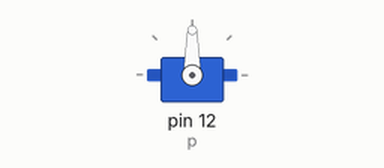
This program was run on a simulated Raspberry Pi (header pin numbers). On the bench: servo. Servo angles are drawn from the pulse width (0.5 ms = 0°, 2.5 ms = 180°). At 3.0 s the program stops and its outputs stay as they are.

Above: at 0.1 s.
At 1.1 s:
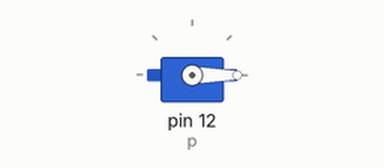
At 2.1 s:
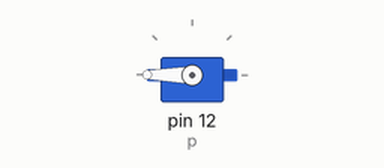
Timing chart, 0 to 3.6 s (numbered marks = the images above):
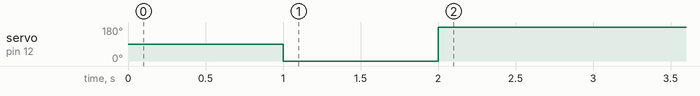

The program:

servo1.py
```python
import RPi.GPIO as GPIO
import time

GPIO.setmode(GPIO.BOARD)

GPIO.setup(12, GPIO.OUT)

p = GPIO.PWM(12, 50)

p.start(7.5)
p.ChangeDutyCycle(7.5)  # turn towards 90 degree
time.sleep(1) # sleep 1 second
p.ChangeDutyCycle(2.5)  # turn towards 0 degree
time.sleep(1) # sleep 1 second
p.ChangeDutyCycle(12.5) # turn towards 180 degree
time.sleep(1) # sleep 1 second
p.stop()
GPIO.cleanup()
```

Measured:
- by itself, servo on pin 12 (p): 90° → 0° at 1.0 s, → 180° 1.0 s later
